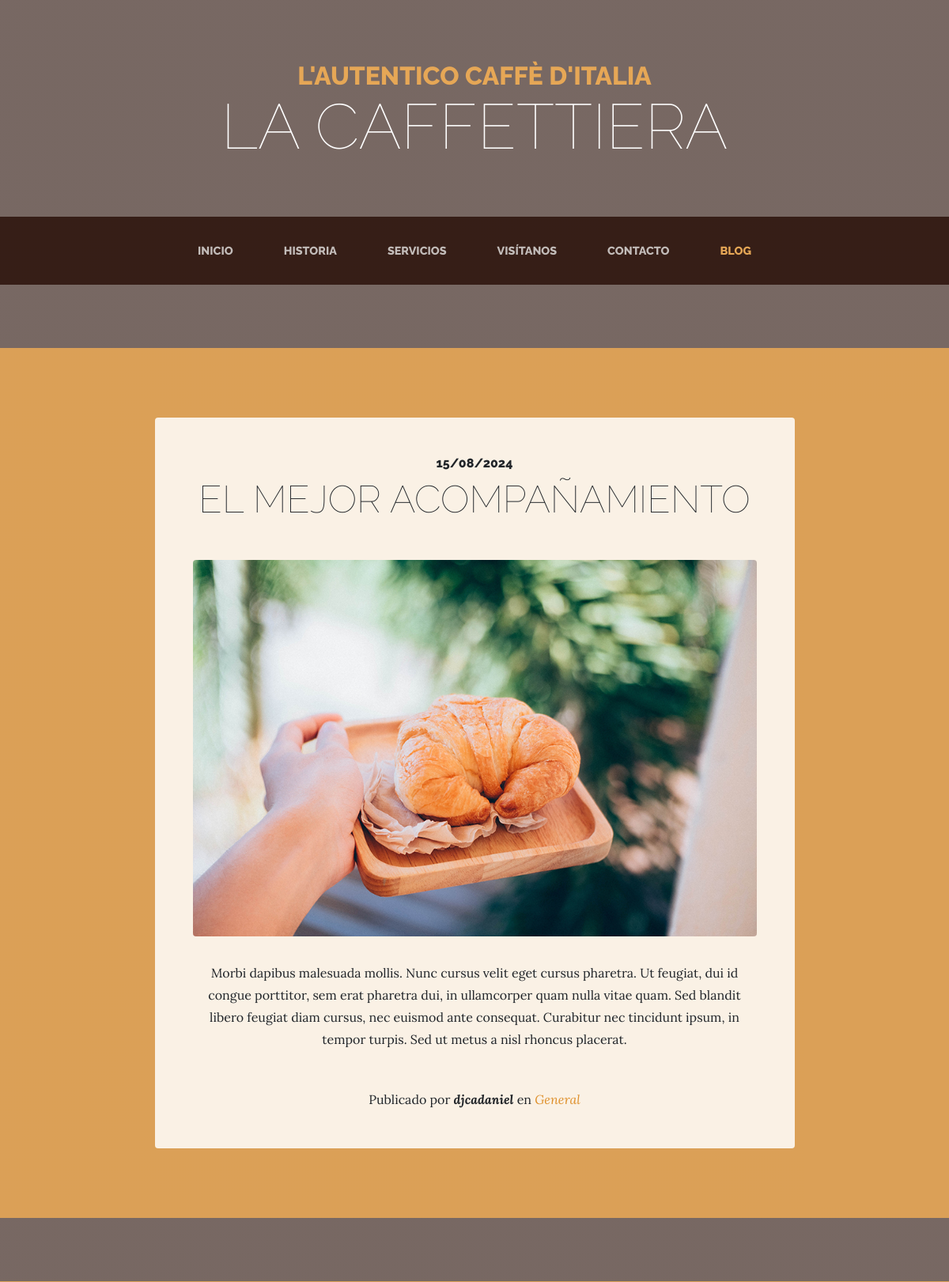
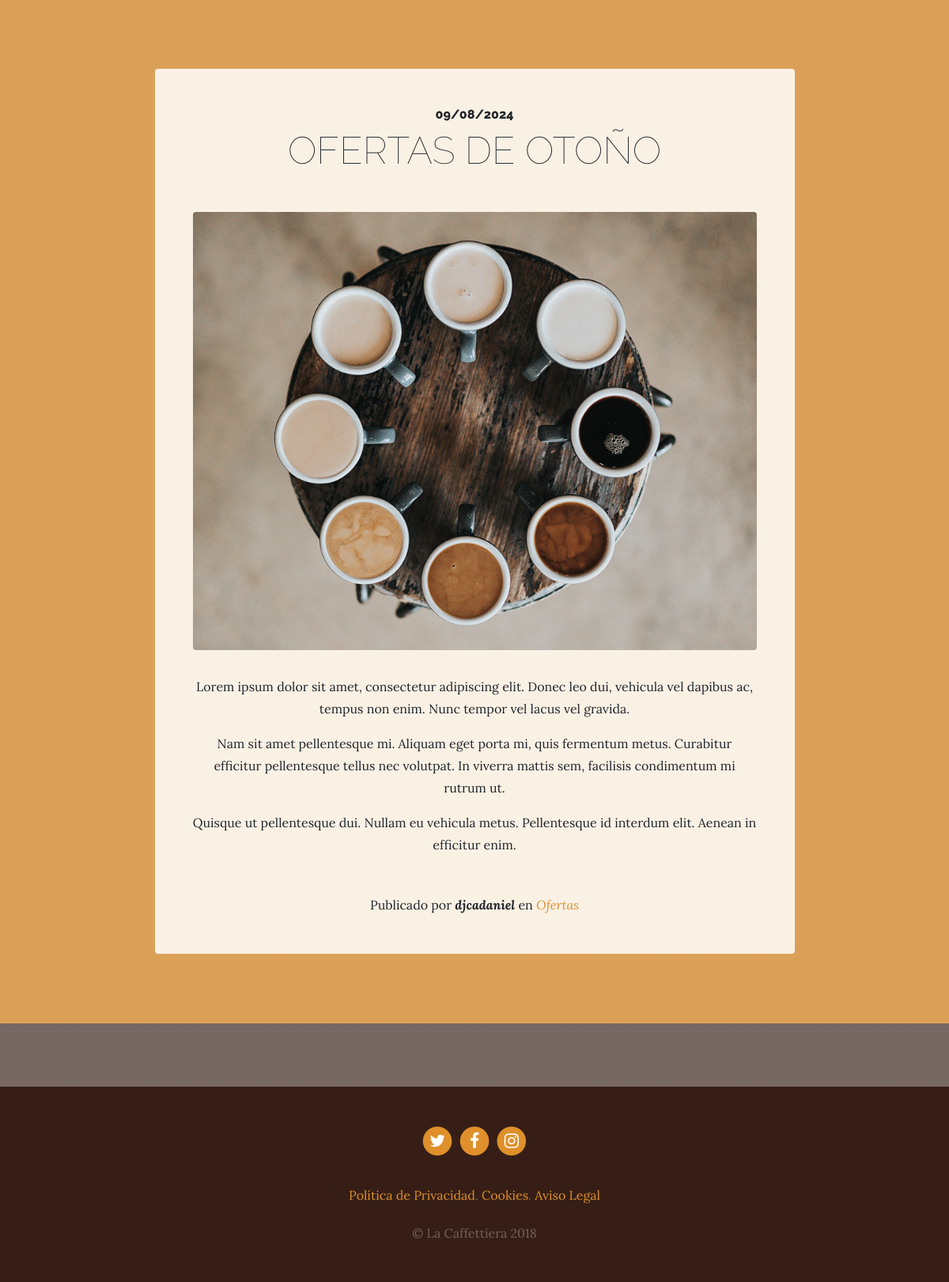
Screenshot of /blog/ with the database file from the repository (2 pictures, top to bottom).
### blog/models.py (models this page shows, shortened)
class Post(models.Model):
  title = models.CharField(max_length=200, verbose_name='Título')
  content = models.TextField(verbose_name='Contenido')
  published = models.DateTimeField(verbose_name='Fecha de publicación', default=now)
  image = models.ImageField(verbose_name='Imagen', upload_to='blog', null=True, blank=True)
  author = models.ForeignKey(User, verbose_name='Autor', on_delete=models.CASCADE)
  categories = models.ManyToManyField(Category, verbose_name='Categorías', related_name='get_posts')
  created = models.DateTimeField(auto_now_add=True, verbose_name='Fecha de creación')
  updated = models.DateTimeField(auto_now=True, verbose_name='Fecha de Edición')
  class Meta:
    verbose_name = 'entrada'
    verbose_name_plural = 'entradas'
    ordering = ['-created']

class Category(models.Model):
  name = models.CharField(max_length=100, verbose_name='Nombre')
  created = models.DateTimeField(auto_now_add=True, verbose_name='Fecha de creación')
  updated = models.DateTimeField(auto_now=True, verbose_name='Fecha de edición')
  class Meta:
    verbose_name = 'categoría'
    verbose_name_plural = 'categorías'
    ordering = ['-created']

### pages/models.py (models this page shows, shortened)
class Page(models.Model):
  title = models.CharField(verbose_name='Título', max_length=200)
  content = RichTextField(verbose_name='Contenido')
  order = models.SmallIntegerField(verbose_name="Orden", default=0)
  created = models.DateTimeField(auto_now_add=True, verbose_name='Fecha de creación')
  updated = models.DateTimeField(auto_now=True, verbose_name='Fecha de edición')
  class Meta:
    verbose_name = 'página'
    verbose_name_plural = 'páginas'
    ordering = ['order', 'title']

### blog/views.py (the view)
# urls.py: path('', views.blog, name='blog'),
def blog(request):
  posts = Post.objects.all()
  return render(request, 'blog/blog.html', {'posts': posts})

### pages/templatetags/pages_extras.py (called while the page is built)
@register.simple_tag
def get_page_list():
  pages = Page.objects.all()
  return pages

### social/processors.py (called while the page is built)
def ctx_dict(request):
  ctx = {}
  links = Link.objects.all()
  for link in links:
    ctx[link.key] = link.url
  return ctx

### blog/templates/blog/blog.html (shortened to what this page needs)
{% extends 'core/base.html' %}
{% load static %}
{% block content %}
{% for post in posts %}
  <section class="page-section cta">
    <div class="container">
      <div class="row">
        <div class="col-xl-9 mx-auto">
          <div class="cta-innerv text-center rounded">
            <h2 class="section-heading mb-5">
              <span class="section-heading-upper">{{post.published|date:"SHORT_DATE_FORMAT"}}</span>
              <span class="section-heading-lower">{{post.title}}</span>
            </h2>
            <p class="mb-0">
              <img class="mx-auto d-flex rounded img-fluid mb-3 mb-lg-0" src="{{post.image.url}}" alt="">
            </p>
            <p class="mb-0 mbt">
              {{post.content|linebreaks}}
            </p>
            <p class="mb-0 mbt">
              <span class="section-heading-under">Publicado por <em><b>{{post.author}}</b></em> en
                <em>
                  {% for category in post.categories.all %}
                    <a href="{% url 'category' category.id %}" class="link">{{category.name}}</a>{% if not forloop.last %},{% endif %}
                  {% endfor %}
                </em>
              </span>
            </p>
          </div>
        </div>
      </div>
    </div>
  </section>
{% endfor %}
{% endblock %}

### core/templates/core/base.html (shortened to what this page needs)
<!DOCTYPE html>
<html lang="es">
  <head>
    {% load static %}
    <link href="{% static 'core/vendor/bootstrap/css/bootstrap.min.css' %}" rel="stylesheet">
    <link href="{% static 'core/vendor/font-awesome/css/font-awesome.min.css' %}" rel="stylesheet" type="text/css">
    <link href="{% static 'core/css/business-casual.css' %}" rel="stylesheet">
  </head>
  <body>
    <h1 class="site-heading text-center text-white d-none d-lg-block">
      <span class="site-heading-upper text-primary mb-3">L'autentico caffè d'italia</span>
      <span class="site-heading-lower">La Caffettiera</span>
    </h1>
    <nav class="navbar navbar-expand-lg navbar-dark py-lg-4" id="mainNav">
      <div class="container">
        <div class="collapse navbar-collapse" id="navbarResponsive">
          <ul class="navbar-nav mx-auto">
            <li class="nav-item px-lg-4 {% if request.path == '/' %}active{% endif %}">
              <a class="nav-link text-uppercase text-expanded" href="{% url 'home' %}">Inicio</a>
            </li>
            <li class="nav-item px-lg-4 {% if request.path == '/about/' %}active{% endif %}">
              <a class="nav-link text-uppercase text-expanded" href="{% url 'about' %}">Historia</a>
            </li>
            <li class="nav-item px-lg-4 {% if request.path == '/services/' %}active{% endif %}">
              <a class="nav-link text-uppercase text-expanded" href="{% url 'services' %}">Servicios</a>
            </li>
            <li class="nav-item px-lg-4 {% if request.path == '/store/' %}active{% endif %}">
              <a class="nav-link text-uppercase text-expanded" href="{% url 'store' %}">Visítanos</a>
            </li>
            <li class="nav-item px-lg-4 {% if request.path == '/contact/' %}active{% endif %}">
              <a class="nav-link text-uppercase text-expanded" href="{% url 'contact' %}">Contacto</a>
            </li>
            <li class="nav-item px-lg-4 {% if request.path|slice:":6" == '/blog/' %}active{% endif %}">
              <a class="nav-link text-uppercase text-expanded" href="{% url 'blog' %}">Blog</a>
            </li>
          </ul>
        </div>
      </div>
    </nav>
    {% block content %}{% endblock %}
    <footer class="footer text-faded text-center py-5">
      <div class="container">
        <p class="m-0">
          {% if LINK_TWITTER %}
            <a href="{{ LINK_TWITTER }}" class="link">
              <span class="fa-stack fa-lg">
                <i class="fa fa-circle fa-stack-2x"></i>
                <i class="fa fa-twitter fa-stack-1x fa-inverse"></i>
              </span>
            </a>
          {% endif %}
          {% if LINK_FACEBOOK %}
            <a href="{{ LINK_FACEBOOK }}" class="link">
              <span class="fa-stack fa-lg">
                <i class="fa fa-circle fa-stack-2x"></i>
                <i class="fa fa-facebook fa-stack-1x fa-inverse"></i>
              </span>
            </a>
          {% endif %}
          {% if LINK_INSTAGRAM %}
            <a href="{{ LINK_INSTAGRAM }}" class="link">
              <span class="fa-stack fa-lg">
                <i class="fa fa-circle fa-stack-2x"></i>
                <i class="fa fa-instagram fa-stack-1x fa-inverse"></i>
              </span>
            </a>
          {% endif %}
	    </p>
      <p class="m-0 mbt">
        {% load pages_extras %}
        {% get_page_list as page_list %}
        {% for page in page_list %}
          <a href="{% url 'page' page.id page.title|slugify %}" class="link">{{page.title}}</a>{% if not forloop.last %}.{% endif %}
        {% endfor %}
		  </p>
        <p class="m-0 mbt1">&copy; La Caffettiera 2018</p>
      </div>
	</footer>
  </body>
</html>

### core/static/core/css/business-casual.css (style rules this page uses)
body { font-family: 'Lora'; background: linear-gradient(rgba(47, 23, 15, 0.65), rgba(47, 23, 15, 0.65)), url("../img/bg.jpg"); background-attachment: fixed; background-position: center; background-size: cover; }
h1, h2, h3, h4, h5, h6 { font-family: 'Raleway'; }
p { line-height: 1.75; }
.text-faded { color: rgba(255, 255, 255, 0.3); }
.site-heading { margin-top: 5rem; margin-bottom: 5rem; text-transform: uppercase; line-height: 1; font-family: 'Raleway'; }
.site-heading .site-heading-upper { display: block; font-size: 2rem; font-weight: 800; }
.site-heading .site-heading-lower { font-size: 5rem; font-weight: 100; line-height: 4rem; }
.page-section { margin-top: 5rem; margin-bottom: 5rem; }
.section-heading { text-transform: uppercase; }
.section-heading .section-heading-upper { display: block; font-size: 1rem; font-weight: 800; padding-bottom:.5rem; }
.section-heading .section-heading-lower { display: block; font-size: 3rem; font-weight: 100; }
#mainNav { background-color: rgba(47, 23, 15, 0.9); font-family: 'Raleway'; }
#mainNav .navbar-nav .nav-item .nav-link { color: rgba(255, 255, 255, 0.7); font-weight: 800; }
#mainNav .navbar-nav .nav-item.active .nav-link { color: #e6a756; }
@media (min-width: 992px) { #mainNav .navbar-nav .nav-item .nav-link { font-size: 0.9rem; } }
.cta { padding-top: 5rem; padding-bottom: 5rem; background-color: rgba(230, 167, 86, 0.9); }
.cta .cta-innerv { position: relative; padding: 3rem; margin: 0.5rem; background-color: rgba(255, 255, 255, 0.85); }
.footer { background-color: rgba(47, 23, 15, 0.9); }
.text-primary { color: #e6a756 !important; }
.mbt { padding-top: 2rem; }
.mbt1 { padding-top: 1.25rem; }
a.link { color: #df902a; }

### rows the page displays
Post: published "15/08/2024", title "EL MEJOR ACOMPAÑAMIENTO", image (picture), content "Morbi dapibus malesuada mollis. Nunc cursus velit eget cursus pharetra. Ut feugiat, dui id congue porttitor, sem erat pharetra dui, in ullamcorper quam nulla vitae quam. Sed blandit libero feugiat diam cursus, nec euismod ante consequat. Curabitur nec tincidunt ipsum, in tempor turpis. Sed ut metus a nisl rhoncus placerat.", author "djcadaniel"
Category: name "General"
Post: published "09/08/2024", title "OFERTAS DE OTOÑO", image (picture), content "Lorem ipsum dolor sit amet, consectetur adipiscing elit. Donec leo dui, vehicula vel dapibus ac, tempus non enim. Nunc tempor vel lacus vel gravida. Nam sit amet pellentesque mi. Aliquam eget porta mi, quis fermentum metus. Curabitur efficitur pellentesque tellus nec volutpat. In viverra mattis sem, facilisis condimentum mi rutrum ut. Quisque ut pellentesque dui. Nullam eu vehicula metus. Pellentesque id interdum elit. Aenean in efficitur enim.", author "djcadaniel"
Category: name "Ofertas"
Page: title "Política de Privacidad"
Page: title "Cookies"
Page: title "Aviso Legal"
